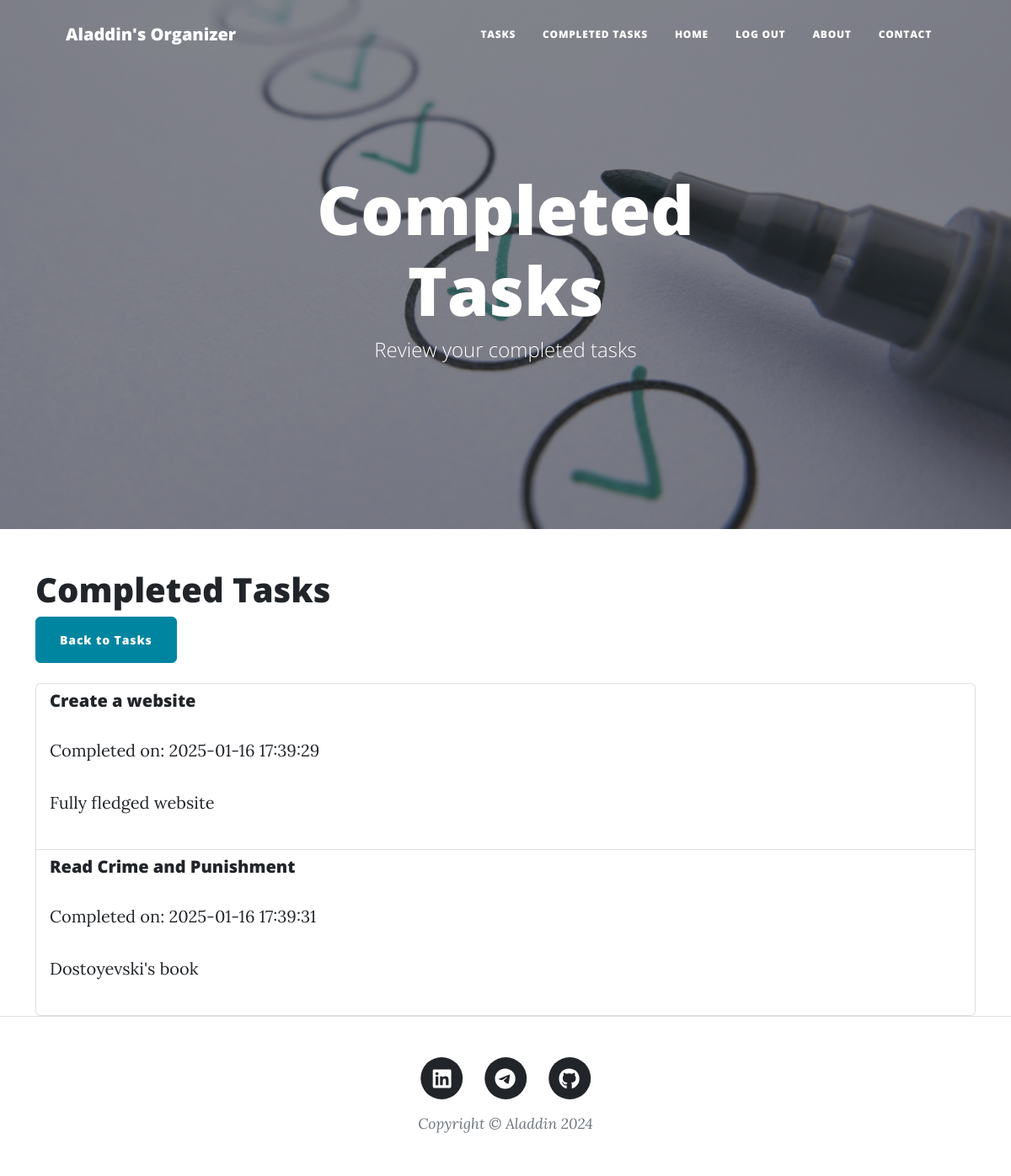
The app's page /tasks/history (signed in) with its own data.
### main.py (models this page shows)
class Task(db.Model):
    __tablename__ = "tasks"
    id = mapped_column(Integer, primary_key=True)
    title = mapped_column(String(250), nullable=False)
    description = mapped_column(Text, nullable=True)
    due_date = mapped_column(String(250), nullable=False)
    priority = mapped_column(String(50), nullable=False)
    completed = mapped_column(db.Boolean, default=False)
    completed_date = mapped_column(String(250), nullable=True)
    creator_id = mapped_column(Integer, db.ForeignKey("users.id"))
    creator = relationship("User", back_populates="tasks")

### main.py (the view)
@app.route("/tasks/history")
def completed_tasks():
    if not current_user.is_authenticated:
        return redirect(url_for('login'))
    completed = Task.query.filter_by(creator_id=current_user.id, completed=True).all()
    return render_template("completed_tasks.html", tasks=completed, current_user=current_user)

### main.py (called while the page is built)
@login_manager.user_loader
def load_user(user_id):
    return db.get_or_404(User, user_id)

### templates/completed_tasks.html
{% include "header.html" %}
<header class="masthead" style="background-image: url('../static/assets/img/completed-tasks-bg.jpg')">
  <div class="container position-relative px-4 px-lg-5">
    <div class="row gx-4 gx-lg-5 justify-content-center">
      <div class="col-md-10 col-lg-8 col-xl-7">
        <div class="site-heading">
          <h1>Completed Tasks</h1>
          <span class="subheading">Review your completed tasks</span>
        </div>
      </div>
    </div>
  </div>
</header>
<div class="container mt-4">
    <h1>Completed Tasks</h1>
    <a href="{{ url_for('get_tasks') }}" class="btn btn-primary mb-4">Back to Tasks</a>
    <ul class="list-group">
        {% for task in tasks %}
        <li class="list-group-item d-flex justify-content-between align-items-center">
            <div>
                <h5>{{ task.title }}</h5>
                <p>Completed on: {{ task.completed_date }}</p>
                <p>{{ task.description }}</p>
            </div>
        </li>
        {% endfor %}
    </ul>
</div>
{% include "footer.html" %}

### records on screen
Task: title "Create a website", completed_date "2025-01-16 17:39:29", description "Fully fledged website"
Task: title "Read Crime and Punishment", completed_date "2025-01-16 17:39:31", description "Dostoyevski's book"
